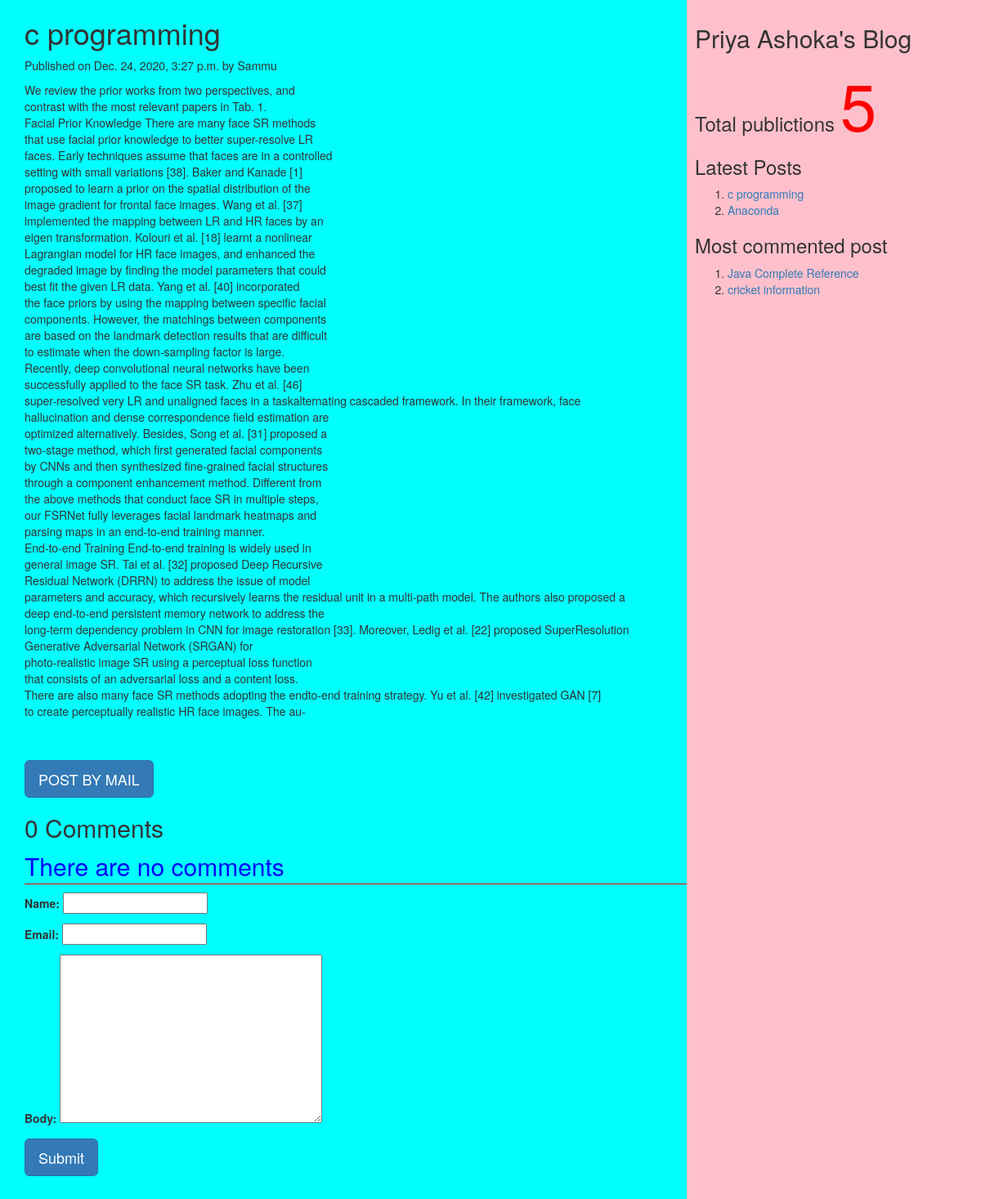
The page /2020/12/24/c-programming on the database its author committed.
### myApp/models.py (models this page shows, shortened)
class Post(models.Model):
          tags=TaggableManager()
          STATUS_CHOICES=(('draft','Draft'),('published','Published'))
          title=models.CharField(max_length=256)
          slug=models.SlugField(max_length=264,unique_for_date='publish')
          author=models.ForeignKey(User,related_name='blog_posts',on_delete= models.CASCADE)
          body=models.TextField()
          publish=models.DateTimeField(default=timezone.now)
          created=models.DateTimeField(auto_now_add=True)
          updated=models.DateTimeField(auto_now=True)
          status= models.CharField(max_length=10,choices=STATUS_CHOICES,default='draft')
          objects=CustomManager()
          class Meta:
                ordering=('-publish',)
          def get_absolute_url(self):
                return reverse('post_detail',args=[self.publish.year,self.publish.strftime('%m'),self.publish.strftime('%d'),self.slug])

### myApp/views.py (the view, shortened to what this page needs)
# urls.py: url(r'(?P<year>\d{4})/(?P<month>\d{2})/(?P<day>\d{2})/(?P<post>[-\w]+)',views.post_detail_view,name='post_detail'),
def post_detail_view(request,year,month,day,post):
    post=get_object_or_404(Post,slug=post,publish__year=year,publish__month=month,publish__day=day)
    comments=post.comments.filter(active=True)
    csubmit=False
    form=CommentForm()
    d={'post':post,'form':form,'csubmit':csubmit,'comments':comments}
    return render(request,'myApp/post_detail.html',d)

### myApp/forms.py
class CommentForm(forms.ModelForm):
    class Meta:
        model=Comment
        fields=('name','email','body')

### myApp/models.py (called while the page is built)
    def get_queryset(self):
        return super().get_queryset().filter(status='published')

### myApp/templatetags/mytags.py (called while the page is built)
@register.simple_tag
def total_posts():
    return Post.objects.count()

@register.inclusion_tag('myApp/latest_post.html')
def show_latest_posts(count=3):
    latest_posts=Post.objects.order_by('-publish')[:count]
    return {'latest_posts':latest_posts}

@register.simple_tag
def get_most_commented_posts(count=2):
    return Post.objects.annotate(total_comments=Count('comments')).order_by('-total_comments')[:count]

### templates/myApp/post_detail.html (shortened to what this page needs)
<html>
    {%extends 'myApp/parent.html'%}
        {%block content_block%}
        <h1>{{post.title}}</h1>
        <p>Published on {{post.publish}} by {{post.author|title}}</p>
        {{post.body|linebreaks}} <br><br>
        <a href="/{{post.id}}/share" class='btn btn-lg btn-primary'>POST BY MAIL</a>
        {%with comments.count as comments_count%}
        <h2>{{comments_count}} Comment{{comments_count|pluralize}}</h2>
        {%endwith%}
        {%if comments%}
         {%for c in comments%}
         <p>Comment {{forloop.counter}} by {{c.name}}</p>
        <div>{{c.body|linebreaks}}</div>
        <hr>
        {%endfor%}
        {%else%}
         <p style="color:blue;font-size:30px;font-style:bold;border-bottom:1px red solid;">There are no comments</p>
        {%endif%}
         {%if csubmit%}
         <h2>Thank you..Your comment has been added successfully!!</h2>
         {%else%}
         <form  method="post">
           {{form.as_p}}
           <input type="submit" class='btn btn-lg btn-primary' value="Submit">
         </form>
         {%endif%}
        {%endblock%}

### templates/myApp/parent.html (shortened to what this page needs)
<html>
{%load mytags%}
    <head>
        <link rel="stylesheet" href="https://maxcdn.bootstrapcdn.com/bootstrap/3.3.7/css/bootstrap.min.css">
    </head>
    <body>
        <div class="content" style="width:70%;float:left;background-color:aqua;height:300%;padding:0 0 0 30px">
              {%block content_block%}
              {%endblock%}
        </div>
        <div class="sidebar" style="width:30%;float:right;background-color:pink;height:300%;padding:10px">
            <h2>Priya Ashoka's Blog</h2>
            <h3>Total publictions
              <span style="color:red;font-size:80px">
              {%total_posts%}</span>
              <h3>Latest Posts</h3>
              {% show_latest_posts 2 %}
              <h3>Most commented post</h3>
              {%get_most_commented_posts as m%}
              <ol>
                {%for post in m%}
                <li><a href="{{post.get_absolute_url}}">{{post.title}}</a></li>
                {%endfor%}
              </ol>
            </h3>
        </div>
    </body>
</html>

### templates/myApp/latest_post.html
<!DOCTYPE html>
<html lang="en" dir="ltr">
  <body>
    <ol>
    {%for post in latest_posts%}
    <li><a href="{{post.get_absolute_url}}">{{post.title}}</a></li>
    {%endfor%}
    </ol>
  </body>
</html>

### rows shown on the page
Post: title "c programming", publish "Dec. 24, 2020, 3:27 p.m.", author "Sammu", body "We review the prior works from two perspectives, and contrast with the most relevant papers in Tab. 1. Facial Prior Knowledge There are many face SR methods that use facial prior knowledge to better super-resolve LR faces. Early techniques assume that faces are in a controlled setting with small variations [38]. Baker and Kanade [1] proposed to learn a prior on the spatial distribution of the image gradient for frontal face images. Wang et al. [37] implemented the mapping between LR and HR faces by an eigen transformation. Kolouri et al. [18] learnt a nonlinear Lagrangian model for HR face images, and enhanced the degraded image by finding the model parameters that could best fit the given…"
Post: title "Anaconda"
Post: title "Java Complete Reference"
Post: title "cricket information"

### other values the page prints
{{ comments_count }} "0"
